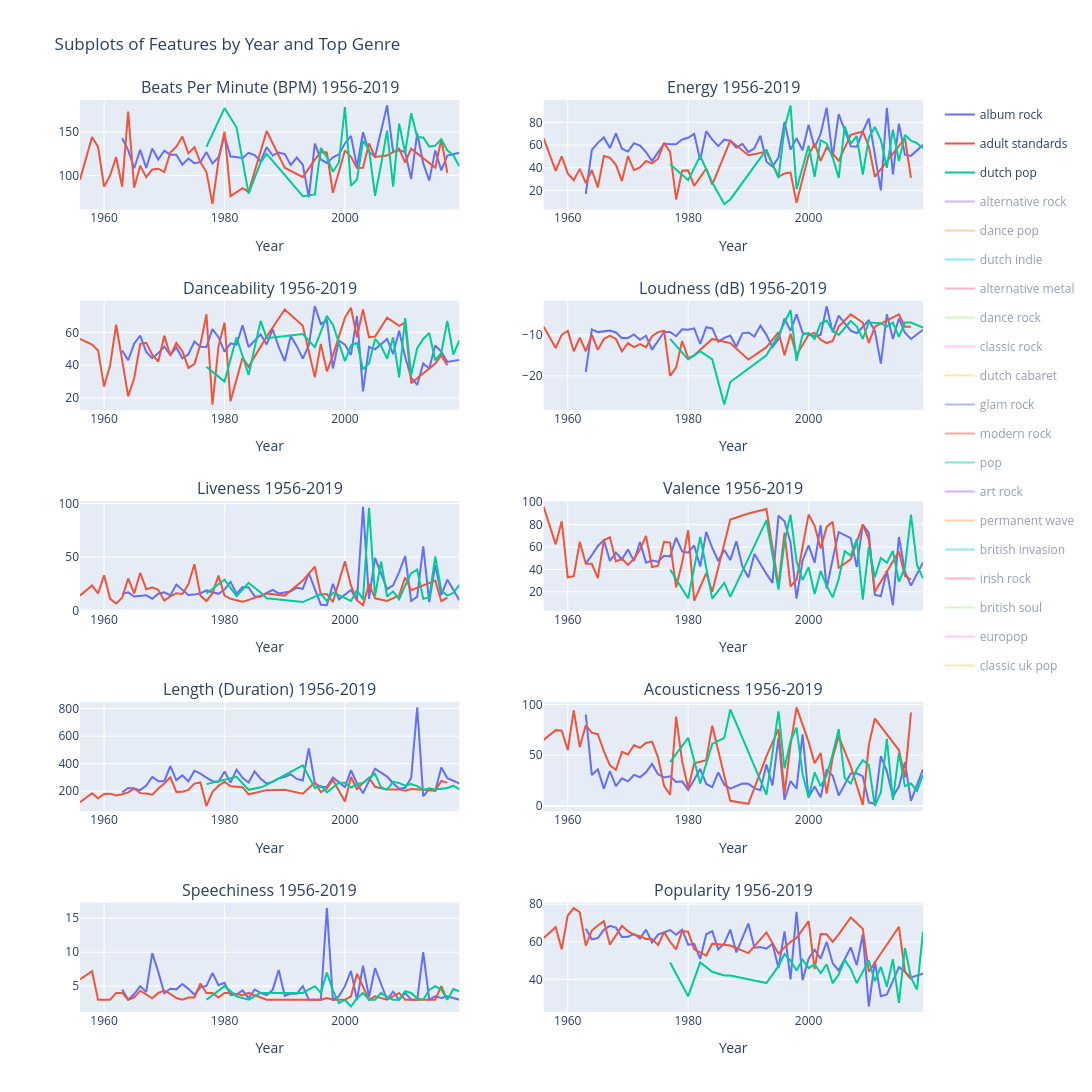

The notebook cell saved with this chart:
### Code cell
numeric_columns = df.select_dtypes(include='number').columns.tolist()[:-1]
rows = 5
cols = 2

fig = make_subplots(rows=rows, cols=cols, shared_xaxes=True, subplot_titles=[i +" 1956-2019" for i in numeric_columns[1:]])

for i, col in enumerate(numeric_columns[1:-1]):
    row = i // cols + 1
    col_pos = i % cols + 1
    for genre_index, genre in enumerate(df['Top Genre'].value_counts().index[:20]):  # top 20 genres
        filtered = df[df['Top Genre'] == genre]
        grouped = filtered.groupby('Year')[col].mean().reset_index()
        fig.add_trace(go.Scatter(x=grouped['Year'], y=grouped[col], mode='lines', name=genre, legendgroup=genre,           # Group traces for toggling
                showlegend=(i == 0),         # Show legend item only once
                visible=True if genre_index < 3 else 'legendonly'), row=row, col=col_pos)


fig.update_layout(
    height=300*rows,
    width=1100,
    title_text="Subplots of Features by Year and Top Genre"
)
for i in range(rows * cols):
    fig.update_yaxes(showticklabels=True, row=(i // cols) + 1, col=(i % cols) + 1)
fig.update_xaxes(showticklabels=True, title_text="Year")

fig.show()
